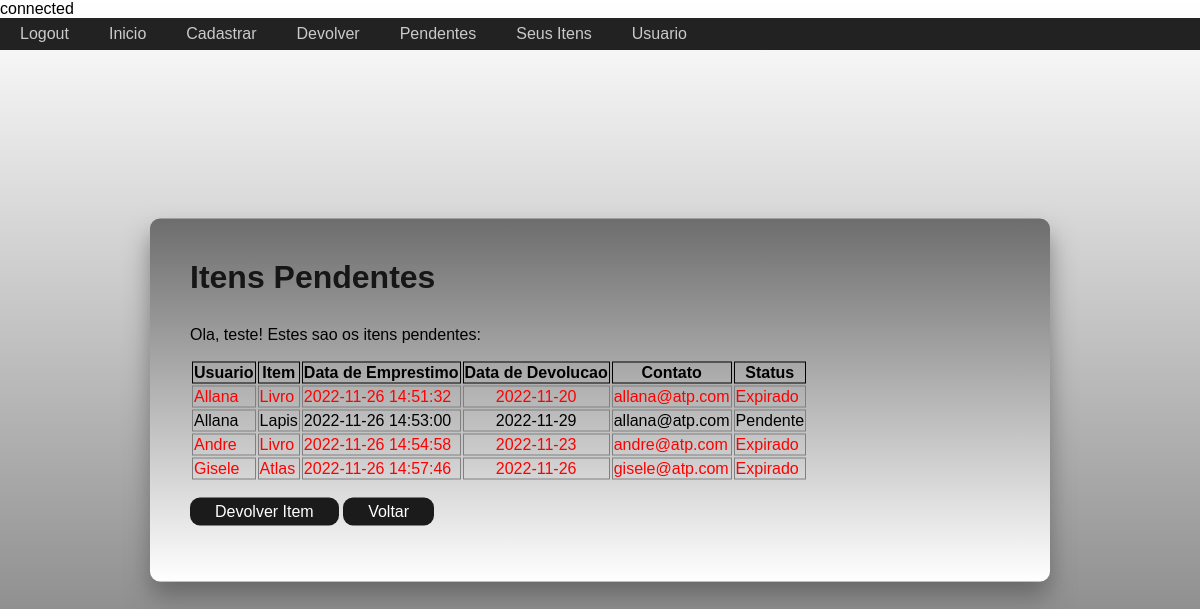
The app's page /itensPendentes.php (signed in) with its own data.
### tables this page shows
CREATE TABLE `new_table` (
  `usuario_id` int NOT NULL AUTO_INCREMENT,
  `usuario` varchar(45) NOT NULL,
  `email` varchar(45) NOT NULL,
  `senha` varchar(45) NOT NULL,
  `Telefone` varchar(11) DEFAULT NULL,
  `Sexo` varchar(50) DEFAULT NULL,
  `Data1` datetime DEFAULT NULL,
  `isadmin` varchar(15) DEFAULT '0',
  PRIMARY KEY (`usuario_id`)
);

CREATE TABLE `new_table2` (
  `id` int NOT NULL AUTO_INCREMENT,
  `usuario` varchar(50) DEFAULT NULL,
  `item` varchar(50) NOT NULL,
  `data2` varchar(50) DEFAULT NULL,
  `data3` varchar(50) DEFAULT NULL,
  `email` varchar(50) DEFAULT NULL,
  `devolvido` varchar(50) DEFAULT NULL,
  PRIMARY KEY (`id`)
);

### itensPendentes.php (the view, shortened to what this page needs)
<?php
require('conexao.php');
?>
<!DOCTYPE html>
<html>
<head>
    <link rel="stylesheet" href="principal.css">
    <ul>
        <li><a href="logout.php">Logout</a></li>
        <li><a href="principal.php">Inicio</a></li>
        <li><a href="cadastroItem.php">Cadastrar</a></li>
        <li><a href="devolverItem.php">Devolver</a></li>
        <li><a href="itensPendentes.php">Pendentes</a></li>
        <li><a href="itensUsuario.php">Seus Itens</a></li>
        <li><a href="infoUsuario.php">Usuario</a></li>
    </ul>
</head>
<body>
    <div class="cadastro">
        <h1>Itens Pendentes</h1>
        <p>Ola,
            <?php
            $result1 = mysqli_query($con, "SELECT usuario FROM new_table WHERE email= '" . $_SESSION['email'] . "'");
            while ($row = mysqli_fetch_array($result1)) {
                $usuario = $row['usuario'];
            }
            echo $usuario
                ?>! Estes sao os itens pendentes:
        </p>
        <table>
            <tr>
                <th style='border:black; border-width:1px; border-style:solid;'>Usuario</th>
                <th style='border:black; border-width:1px; border-style:solid;'>Item</th>
                <th style='border:black; border-width:1px; border-style:solid;'>Data de Emprestimo</th>
                <th style='border:black; border-width:1px; border-style:solid;'>Data de Devolucao</th>
                <th style='border:black; border-width:1px; border-style:solid;'>Contato</th>
                <th style='border:black; border-width:1px; border-style:solid;'>Status</th>
            </tr>
            <?php
            $query = "SELECT * FROM `new_table2`";
            if ($mysqli_query = mysqli_query($con, $query)) {
                while ($mysqli_row = mysqli_fetch_assoc($mysqli_query)) {
                    if ($mysqli_row['devolvido'] == 1) {
                        $colorClass = 'green';
                        $entregue = 'Entregue';
                    } else if ($mysqli_row['data2'] == null || date('Y-m-d') > $mysqli_row['data2']) {
                        $colorClass = 'red';
                        $entregue = 'Expirado';
                    } else {
                        $colorClass = 'black';
                        $entregue = 'Pendente';
                    }
                    if ($mysqli_row['data2'] == null) {
                        $mysqli_row['data2'] = '-';
                        $styleCenter = 'class=styleCenter';
                    } else {
                        $styleCenter = 'class=styleCenter';
                    }
                    if ($mysqli_row['devolvido'] == 0) {
                        echo "
                            <tr class=" . $colorClass . ">
                                <td style='border:gray; border-width:1px; border-style:solid;'>" . $mysqli_row['usuario'] . "</td>
                                <td class=" . $colorClass . " style='border:gray; border-width:1px; border-style:solid;'>" . $mysqli_row['item'] . "</td>
                                <td style='border:gray; border-width:1px; border-style:solid;'>" . $mysqli_row['data3'] . "</td>
                                <td $styleCenter   style='border:gray; border-width:1px; border-style:solid;'>" . $mysqli_row['data2'] . "</td>
                                <td style='border:gray; border-width:1px; border-style:solid;'>" . $mysqli_row['email'] . "</td>
                                <td style='border:gray; border-width:1px; border-style:solid;'>" . $entregue . "</td>
                            </tr>
                        ";
                    }
                }
            } else {
                die(mysqli_error($con));
            }
            ?>
        </table>
        <p>
            <input class="button" type="submit" value="Devolver Item" onclick="window.location.href='devolverItem.php'">
            <input class="button" type="submit" value="Voltar" onclick="window.location.href='principal.php'">
        </p>
    </div>
</body>
</html>

### principal.css (style rules this page uses)
html { height: 100%; }
body { margin:0; padding:0; font-family: sans-serif; background: linear-gradient(#ffffff, #6d6d6d); }
.red > td { color: red; }
.styleCenter { text-align: center; }
.cadastro { position: absolute; top: 50%; left: 50%; width: 900px; padding: 40px; transform: translate(-50%, -50%); background: linear-gradient(#6d6d6d, #ffffff); box-sizing: border-box; box-shadow: 0 15px 25px rgba(77, 77, 77, 0.6); border-radius: 10px; }
.cadastro h1 { margin: 0 0 30px; padding: 0; color: rgb(22, 22, 22); }
::placeholder { color: rgb(22, 22, 22); opacity: 1; }
.button { background-color: #1b1b1b; border: none; color: rgb(255, 255, 255); padding: 5px 25px; text-decoration: none; display: inline-block; font-size: 16px; border-radius: 10px; cursor:pointer; }
.cadastro { animation: fadeIn 2s }
ul { list-style-type: none; margin: 0; padding: 0; overflow: hidden; background-color: rgb(34, 34, 34); }
li { float: left; }
li a { display: block; color: rgb(202, 202, 202); text-align: center; padding: 7px 20px; text-decoration: none; }

### records on screen
new_table: usuario "teste"
new_table2: usuario "Allana", item "Livro", data3 "2022-11-26 14:51:32", data2 "2022-11-20", email "allana@atp.com", data2 "Expirado"
new_table2: usuario "Allana", item "Lapis", data3 "2022-11-26 14:53:00", data2 "2022-11-29", email "allana@atp.com", data2 "Pendente"
new_table2: usuario "Andre", item "Livro", data3 "2022-11-26 14:54:58", data2 "2022-11-23", email "andre@atp.com", data2 "Expirado"
new_table2: usuario "Gisele", item "Atlas", data3 "2022-11-26 14:57:46", data2 "2022-11-26", email "gisele@atp.com", data2 "Expirado"
